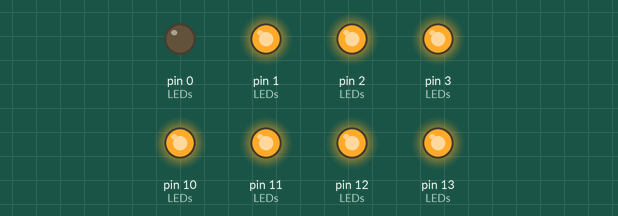
Recording of a sketch running on a simulated Arduino Uno, built with avr-gcc and run on an emulated ATmega328P. Parts: output pins drawn as LEDs (lit = HIGH).

Above: at 0.1 s.
At 1.1 s:
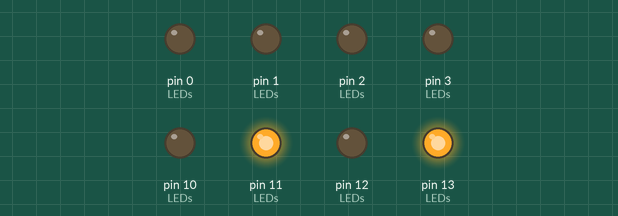
At 3.1 s:
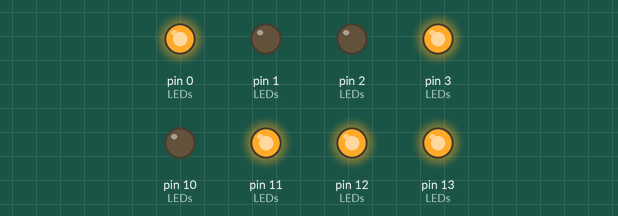
At 6.1 s:
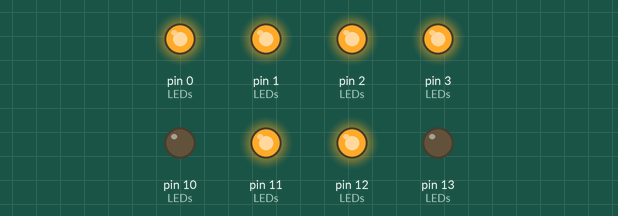
At 9.1 s:
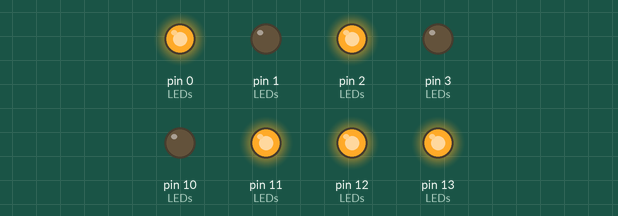
At 13.1 s:
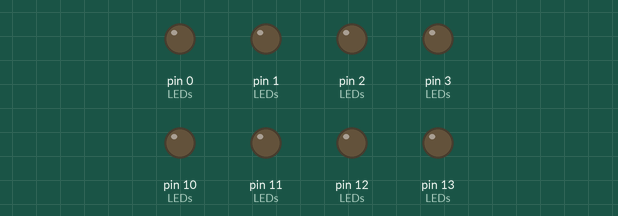
Timing chart, 0 to 14.6 s (numbered marks = the images above):
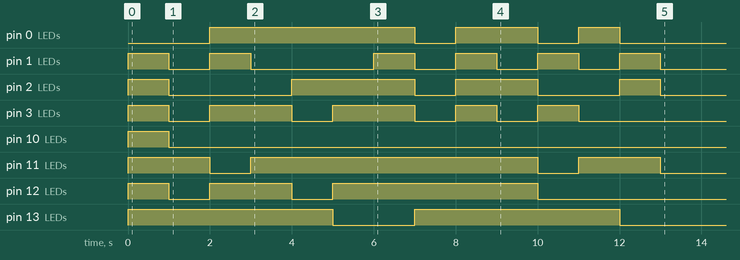

Measured:
- by itself, pin 0 (LEDs): goes HIGH 5.0 s, LOW 1.0 s, HIGH 2.0 s, LOW 1.0 s, HIGH 1.0 s, then LOW
- by itself, pin 1 (LEDs): goes HIGH 1.0 s, LOW 1.0 s, HIGH 1.0 s, LOW 3.0 s, 3 × (HIGH 1.0 s, LOW 1.0 s), HIGH 1.0 s, then LOW
- by itself, pin 2 (LEDs): LOW → HIGH at 0.00 s, → LOW 1.0 s later, → HIGH 3.0 s later, → LOW 3.0 s later, … (8 changes in this stretch)
- by itself, pin 3 (LEDs): LOW → HIGH at 0.00 s, → LOW 1.0 s later, → HIGH 1.0 s later, → LOW 2.0 s later, … (10 changes in this stretch)
- by itself, pin 10 (LEDs): LOW → HIGH at 0.00 s, → LOW 1.0 s later
- by itself, pin 11 (LEDs): goes HIGH 2.0 s, LOW 1.0 s, HIGH 7.0 s, LOW 1.0 s, HIGH 2.0 s, then LOW
- by itself, pin 12 (LEDs): goes HIGH 1.0 s, LOW 1.0 s, HIGH 2.0 s, LOW 1.0 s, HIGH 5.0 s, then LOW
- by itself, pin 13 (LEDs): alternates HIGH for 5.0 s and LOW for 2.0 s, 4 changes in all, then stays LOW

The sketch:

countdown.ino
```cpp
const int LEDs[2][4] = {{0, 2, 12, 13},
            {1, 3, 11, 10}};

int num[][2][4] = {{{0,1,1,1}, {1,1,1,1}}, // 0
           {{0,0,0,1}, {0,0,1,0}}, // 1
           {{1,0,1,1}, {1,1,0,0}}, // 2
           {{1,0,1,1}, {0,1,1,0}}, // 3
           {{1,1,0,1}, {0,0,1,0}}, // 4
           {{1,1,1,0}, {0,1,1,0}}, // 5
           {{1,1,1,0}, {1,1,1,0}}, // 6
           {{0,0,1,1}, {0,0,1,0}}, // 7
           {{1,1,1,1}, {1,1,1,0}}, // 8
           {{1,1,1,1}, {0,0,1,0}}}; //9

void setup(){  // definir si la variable es de entrada // o salida.
  for (int i=0; i<2;i++) {
    for (int j=0; j<4; j++){
      pinMode(LEDs[i][j], OUTPUT); // establecer que el pin digital es una señal de salida
    }
  }
}

void loop() {
  for (int a=0;a<sizeof(num);a++) {
    for (int i=0; i<2;i++) {
      for (int j=0; j<4; j++){
        digitalWrite(LEDs[i][j], num[a][i][j]);
      }
    }
    delay(1000);
  }
}
```
